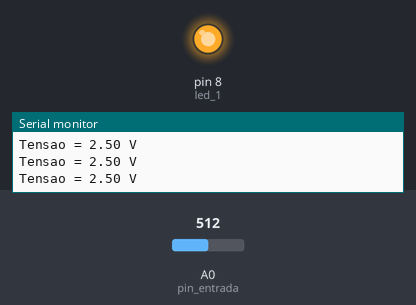
The sketch below on a simulated Arduino Uno, built with avr-gcc and run on an emulated ATmega328P. Parts: output pins drawn as LEDs (lit = HIGH), the last lines printed to the serial monitor. Inputs (shaded band) come from the test bench; at power-on: A0 (pin_entrada) = 512.

Above: at 1.2 s.
1.3 s: A0 (pin_entrada) set to 498
At 2.5 s:
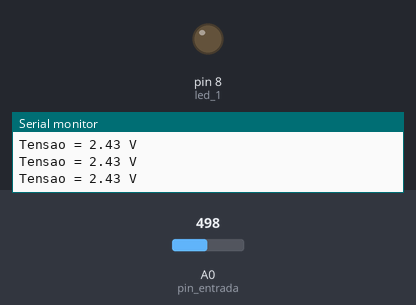
2.8 s: A0 (pin_entrada) set to 716
At 4.0 s:
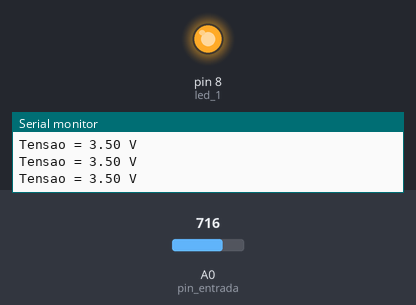
5.8 s: A0 (pin_entrada) set to 511
At 7.1 s:
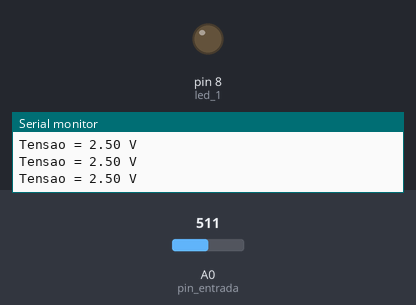
Timing chart, 0 to 8.8 s (numbered marks = the images above; inputs shaded):
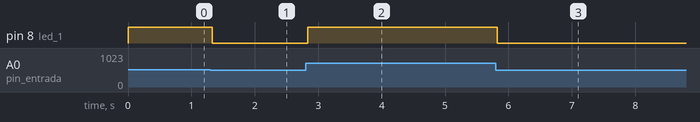

The sketch:

entradaaaa.ino
```cpp
const int pin_entrada = A0;
int valor;
float tensao;
const int led_1=8;
const

void setup() {
  Serial.begin(9600);
  pinMode(pin_entrada, INPUT);
  pinMode(led_1, OUTPUT);
}

void loop() {
  valor = analogRead(pin_entrada);
  tensao = float(valor)*5/1023;
  Serial.print("Tensao = ");
  Serial.print(tensao);
  Serial.println(" V");
if(tensao>2.50){
  digitalWrite(led_1,1);
}
else{
  digitalWrite(led_1,0);
}

}
```

Measured:
- the behaviour switches between 512 and 511 on A0 (pin_entrada) (found by bisection; images 0 and 1)
- after the input at 1.3 s, pin 8 (led_1): HIGH → LOW at once
- after the input at 2.8 s, pin 8 (led_1): LOW → HIGH at once
- after the input at 5.8 s, pin 8 (led_1): HIGH → LOW at once
